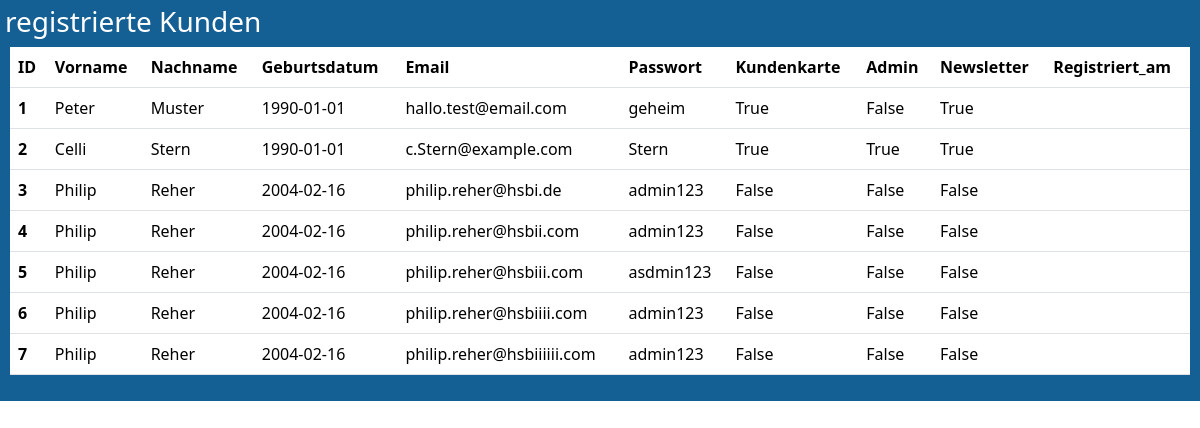
The page /Kunden on the database its author committed.
### model.py (models this page shows, shortened)
class Nutzer(db.Model):
    __tablename__ = 'nutzer'
    ID = db.Column(db.Integer, primary_key=True)
    Vorname = db.Column(db.String(45))
    Nachname = db.Column(db.String(45))
    Geburtsdatum = db.Column(db.Date)
    Email = db.Column(db.String(45), nullable=False, unique=True)
    Passwort = db.Column(db.String(45), nullable=False)
    Kundenkarte = db.Column(db.Boolean)
    Admin = db.Column(db.Boolean)
    Newsletter = db.Column(db.Boolean)
    Registriert_am = db.Column(db.Date)

### app_admin.py (the view)
@admin.route('/Kunden')
def show_nutzer():
    nutzer_entries = db.session.query(Nutzer).all()
    column_names = ["ID", "Vorname", "Nachname", "Geburtsdatum", "Email", "Passwort", "Kundenkarte", "Admin", "Newsletter", " Registriert_am"]
    return render_template('db_table_view.html', entries=nutzer_entries, column_names=column_names, title = "registrierte Kunden")

### templates/db_table_view.html (shortened to what this page needs)
<!DOCTYPE html>
<html lang="en">
<head>
    <link rel="stylesheet" type="text/css" href="{{ url_for('static', filename='style.css') }}">
    <link href="https://cdn.jsdelivr.net/npm/bootstrap@5.3.3/dist/css/bootstrap.min.css" rel="stylesheet"
>
</head>
<body>
    <div class="dbPage-container">
        <h3>{{title}}</h1>
        <div class = " table-container">
            <table class="table">
                <thead class="thead-light">
                <tr>
                    {% for name in column_names %}
                        <th scope="col">{{ name }}</th>
                    {% endfor %}
                </tr>
                </thead>
                <tbody>
                    {% for entry in entries %}
                        <tr>
                            {% for identifier in column_names %}
                                {% if identifier == "ID" %}
                                    <th scope="row">{{ entry.ID }}</th>
                                {% else %}
                                    <td>{{ entry[identifier]  }}</td>
                                {% endif%}
                            {% endfor %}
                        </tr>
                    {% endfor %}
                </tbody>
            </table>
        </div>
    </div>
</body>
</html>

### static/style.css (style rules this page uses)
header, body, footer { background-color: rgb(24, 115, 180); color: white; height: auto; display: flex; flex-direction: column; }
.dbPage-container { background-color: rgb(20, 95, 148); color: white; flex: 1; overflow: hidden; padding: 5px; height: auto; }
.table-container { overflow-y: auto; overflow-x: auto; max-width: 100%; max-height: 75vh; margin: 5px; }
.table { width: 100%; border-collapse: collapse; table-layout: auto; }
td, th { padding : 5px; overflow: hidden; text-overflow: ellipsis; }

### rows shown on the page
Nutzer: ID "1", Vorname "Peter" "Muster" "1990-01-01" "hallo.test@email.com" "geheim" "True" "False" "True"
Nutzer: ID "2", Vorname "Celli" "Stern" "1990-01-01" "c.Stern@example.com" "Stern" "True" "True" "True"
Nutzer: ID "3", Vorname "Philip" "Reher" "2004-02-16" "philip.reher@hsbi.de" "admin123" "False" "False" "False"
Nutzer: ID "4", Vorname "Philip" "Reher" "2004-02-16" "philip.reher@hsbii.com" "admin123" "False" "False" "False"
Nutzer: ID "5", Vorname "Philip" "Reher" "2004-02-16" "philip.reher@hsbiii.com" "asdmin123" "False" "False" "False"
Nutzer: ID "6", Vorname "Philip" "Reher" "2004-02-16" "philip.reher@hsbiiii.com" "admin123" "False" "False" "False"
Nutzer: ID "7", Vorname "Philip" "Reher" "2004-02-16" "philip.reher@hsbiiiiii.com" "admin123" "False" "False" "False"

### other values the page prints
{{ title }} "registrierte Kunden"
{{ name }} "ID" "Vorname" "Nachname" "Geburtsdatum" "Email" "Passwort" "Kundenkarte" "Admin" "Newsletter" "Registriert_am"
